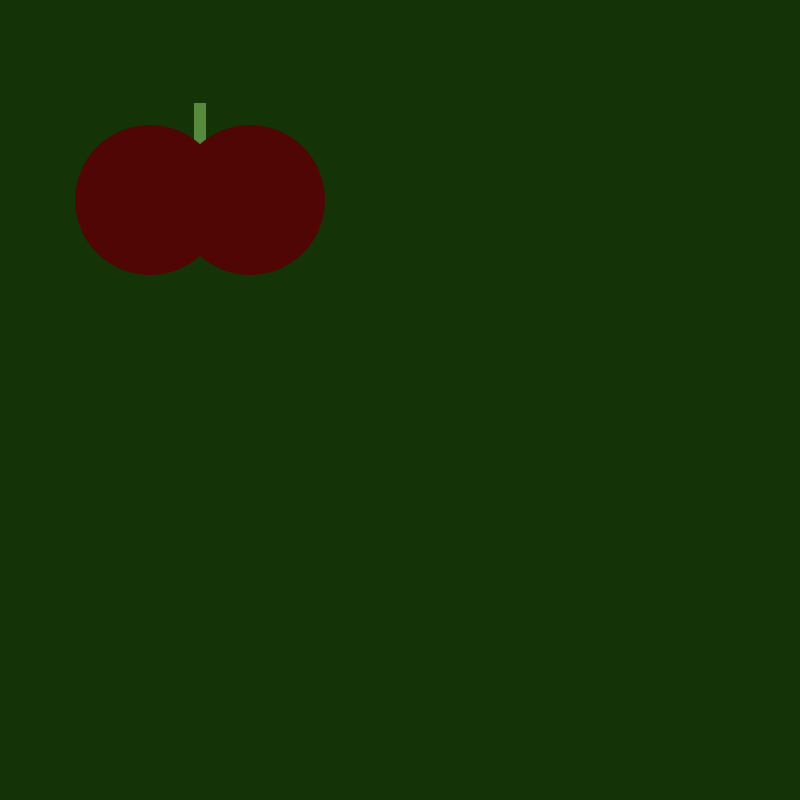
Frame 1 (no input)
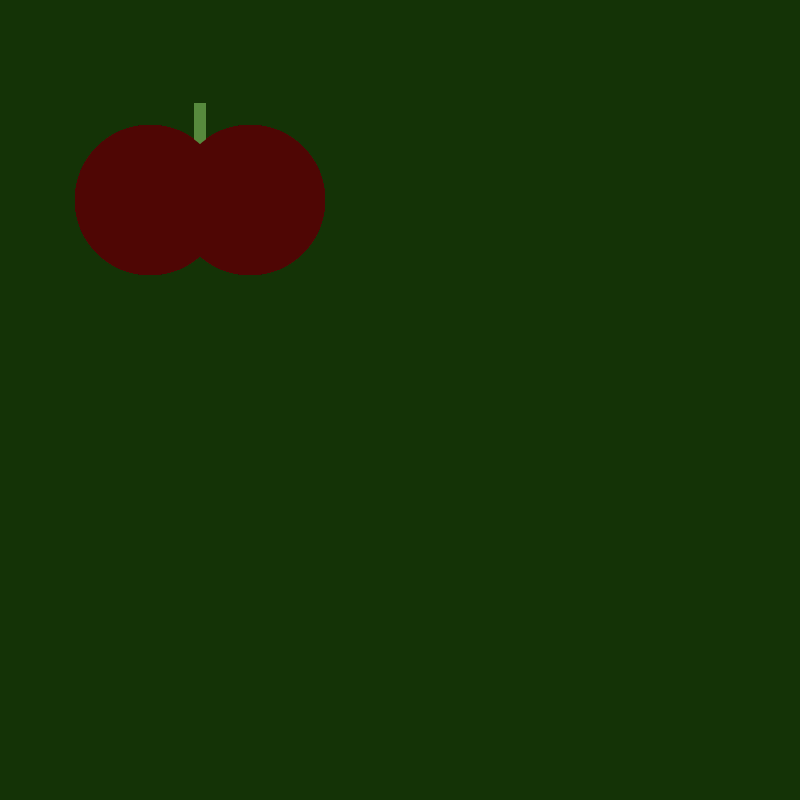
Frame 60 (the mouse pressed at the canvas centre just before this capture)
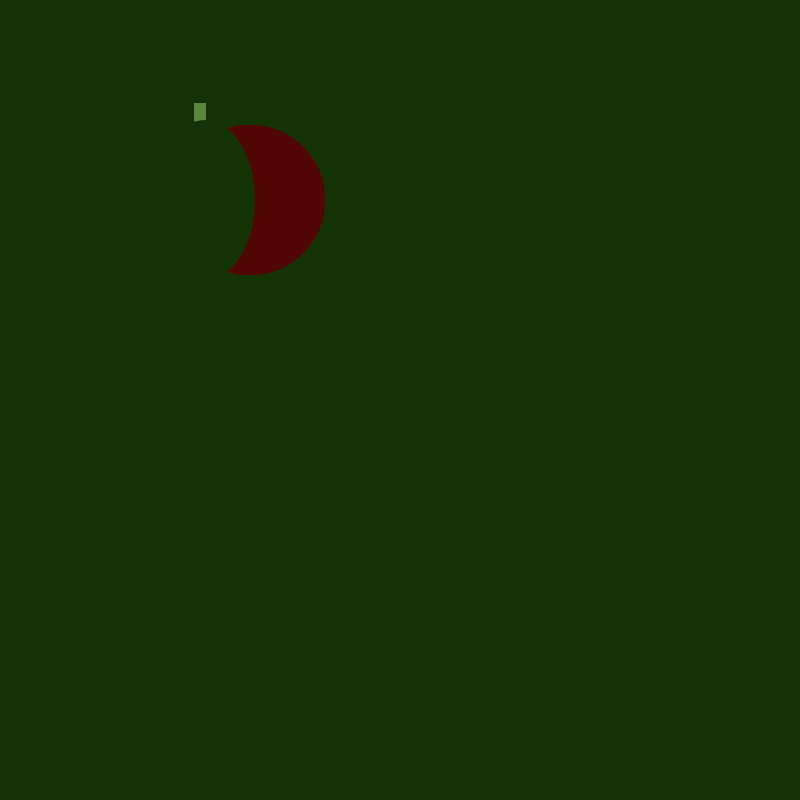
Frame 120 (the mouse held since frame 60 and released just before this capture)

The Processing sketch that drew these frames (run headless with seeded random() and noise(); from frame 60 on, the mouse is pressed at the canvas centre):

// Processing sketch: tasty_tomato
// ── tasty_tomato.pde
int x=85;
int y=200;

int pressCount = 0;

void setup() {
    size(800, 800);
    background(20,51,06);
}
void draw() {
    
    noStroke();
    fill(87,138,61);
    rect(194, 103, 12, 50);
    fill(79,06,04);
    ellipse(150, 200, 150, 150);
    ellipse(250, 200, 150, 150);
 noStroke();
      fill(20,51,6);
 if(mousePressed){
          println("Mouse’s x-position: " + mouseX + "\n" + "Mouse’s y-position: " + mouseY + "\n");
      pressCount += 1;
      println (pressCount);
 }
     if (pressCount>1) {
      ellipse(x, y, 100, 160);
     } 
     
     if (pressCount>8) {
      ellipse(x+20, y, 100, 160);
     }
     
     if (pressCount>13) {
      ellipse(x+40, y, 100, 160);
     } 
     
     if (pressCount>20) {
      ellipse(x+60, y, 100, 160);
     }
     
     if (pressCount>30) {
      ellipse(x+80, y, 100, 160);
     }
     
     if (pressCount>40) {
      ellipse(x+100, y, 100, 160);
     }
     
     if (pressCount>50) {
      ellipse(x+120, y, 100, 160);
     }
     
     if (pressCount>60) {
      ellipse(x+140, y, 100, 160);
     }
     
     if (pressCount>70) {
      ellipse(x+160, y, 100, 160);
     }
     
     if (pressCount>80) {
      ellipse(x+180, y, 100, 160);
     }
     
     if (pressCount>100) {
      ellipse(x+200, y, 100, 160);
     }
     
     if (pressCount>110) {
      ellipse(199, 128, 100, 160);
     }
     
    if (pressCount>1200) {
      fill(136, 8, 8);    
    textSize(70);
      text("Why would you do this?", 4,400);
     }  
     
}
